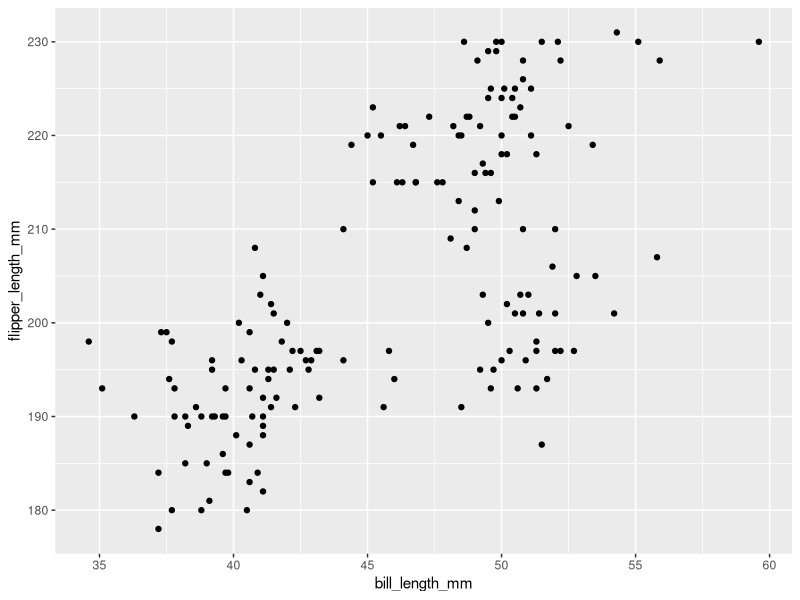
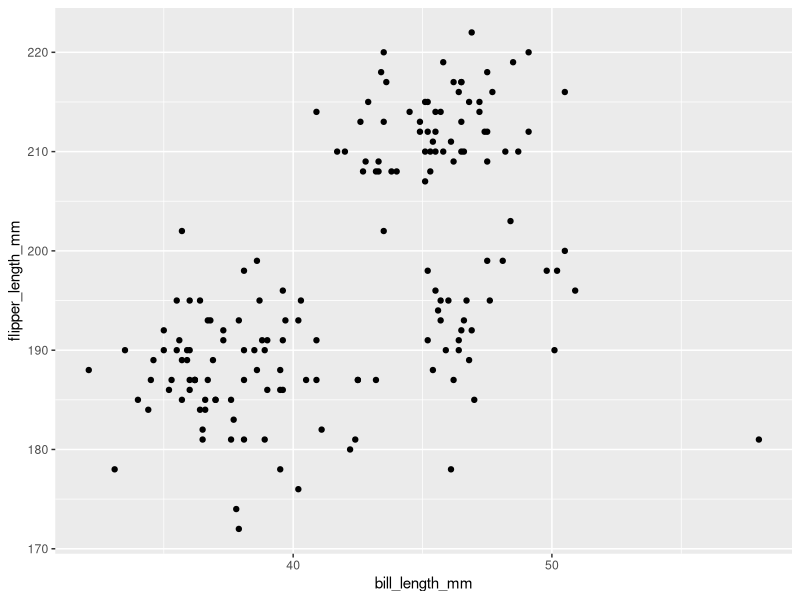
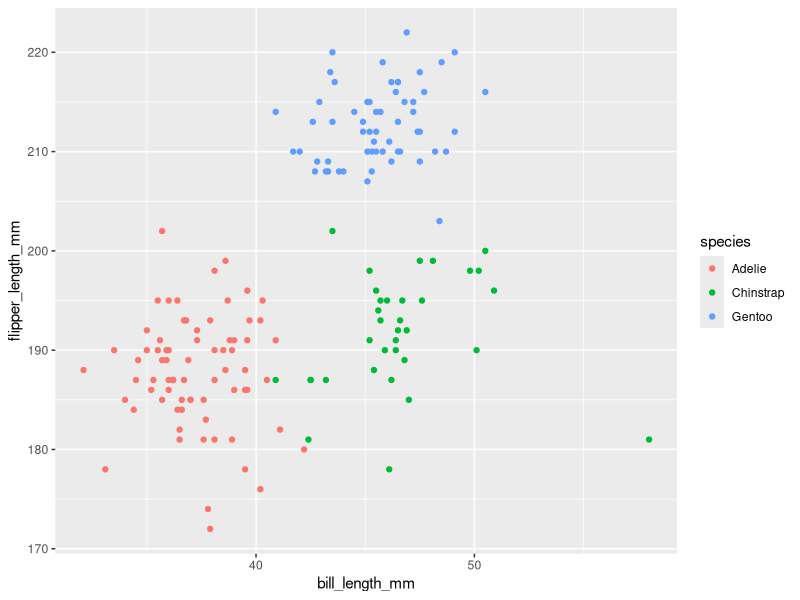
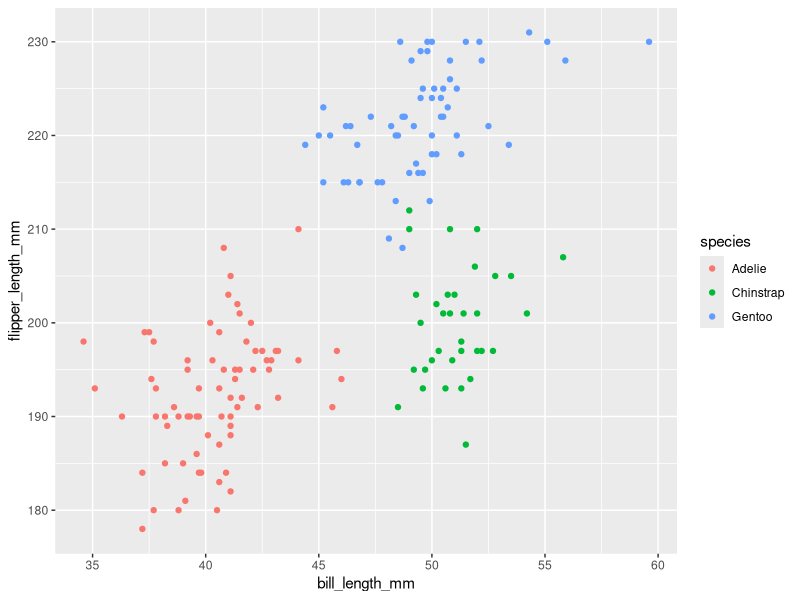
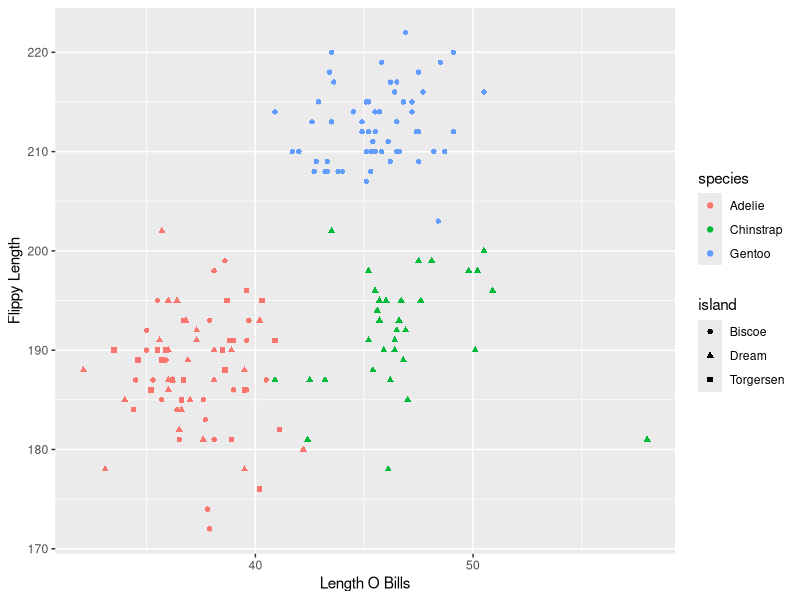
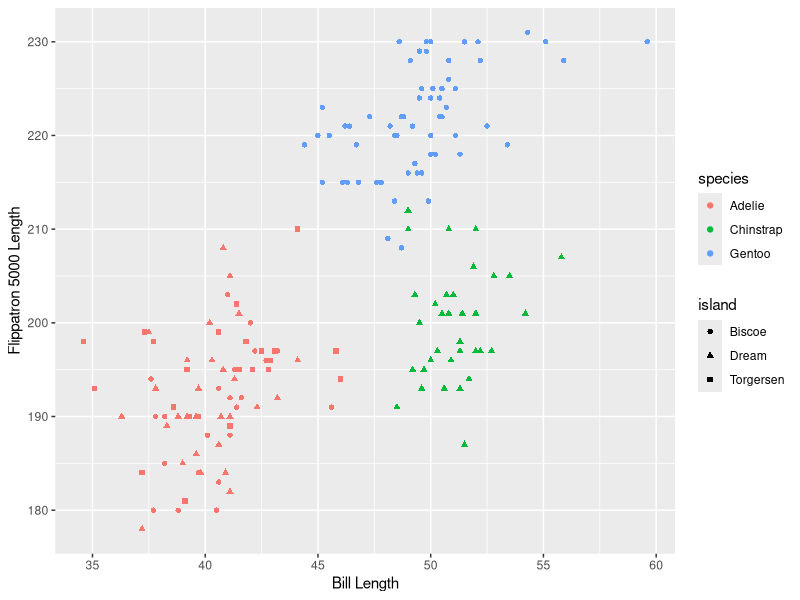
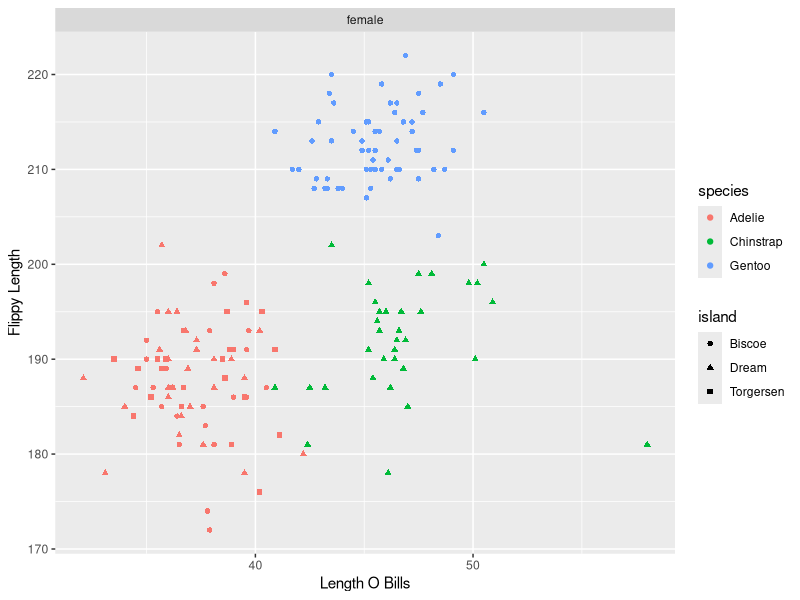
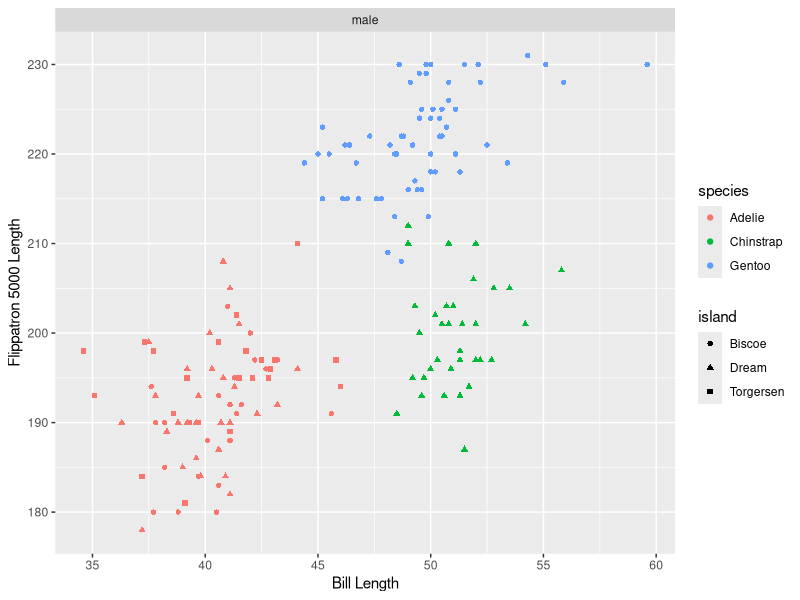

Write the R code that produced these figures, in order.
## ---- chunk 1
knitr::opts_chunk$set(echo = TRUE)
library(tidyverse)
## ---- chunk 2
install.packages("palmerpenguins")
## ---- chunk 3
library(palmerpenguins)
## ---- chunk 4
head(penguins)
## ---- chunk 5
man_penguins <- penguins %>% 
  filter(sex=="male")
man_penguins

## ---- chunk 6
lady_penguins <- penguins %>% 
  filter(sex=="female")
lady_penguins
## ---- chunk 7
man_penguin_plot <- ggplot(man_penguins, aes(x=bill_length_mm, y=flipper_length_mm))+
  geom_point()
man_penguin_plot
## ---- chunk 8
lady_penguin_plot <- ggplot(lady_penguins, aes(x=bill_length_mm, y=flipper_length_mm))+
  geom_point()
lady_penguin_plot
## ---- chunk 9
lady_penguin_plot <- ggplot(lady_penguins, aes(x=bill_length_mm, y=flipper_length_mm, color=species))+
  geom_point()
lady_penguin_plot
## ---- chunk 10
man_penguin_plot <- ggplot(man_penguins, aes(x=bill_length_mm, y=flipper_length_mm, color=species))+
  geom_point()
man_penguin_plot
## ---- chunk 11
lady_penguin_plot <- ggplot(lady_penguins, aes(x=bill_length_mm, y=flipper_length_mm, color=species, shape=island))+
  geom_point()+
  labs(x="Length O Bills",y="Flippy Length")
 lady_penguin_plot
## ---- chunk 12
man_penguin_plot <- ggplot(man_penguins, aes(x=bill_length_mm, y=flipper_length_mm, color=species, shape=island))+
  geom_point()+
labs(x="Bill Length",y="Flippatron 5000 Length")
man_penguin_plot
## ---- chunk 13
lady_penguin_plot <- ggplot(lady_penguins, aes(x=bill_length_mm, y=flipper_length_mm, color=species, shape=island))+
  geom_point()+
  labs(x="Length O Bills",y="Flippy Length")+
  facet_wrap(~sex)
 lady_penguin_plot
## ---- chunk 14
man_penguin_plot <- ggplot(man_penguins, aes(x=bill_length_mm, y=flipper_length_mm, color=species, shape=island))+
  geom_point()+
labs(x="Bill Length",y="Flippatron 5000 Length")+
  facet_wrap(~sex)
man_penguin_plot
## ---- chunk 15
penguins %>% 
  filter(!is.na(sex)) %>% 
  ggplot(aes(x = species, y = body_mass_g)) +
  geom_boxplot() +
  facet_wrap(~sex)
## ---- chunk 16
table(penguins$species, penguins$island)
## ---- chunk 17

## ---- chunk 18

## ---- chunk 19

